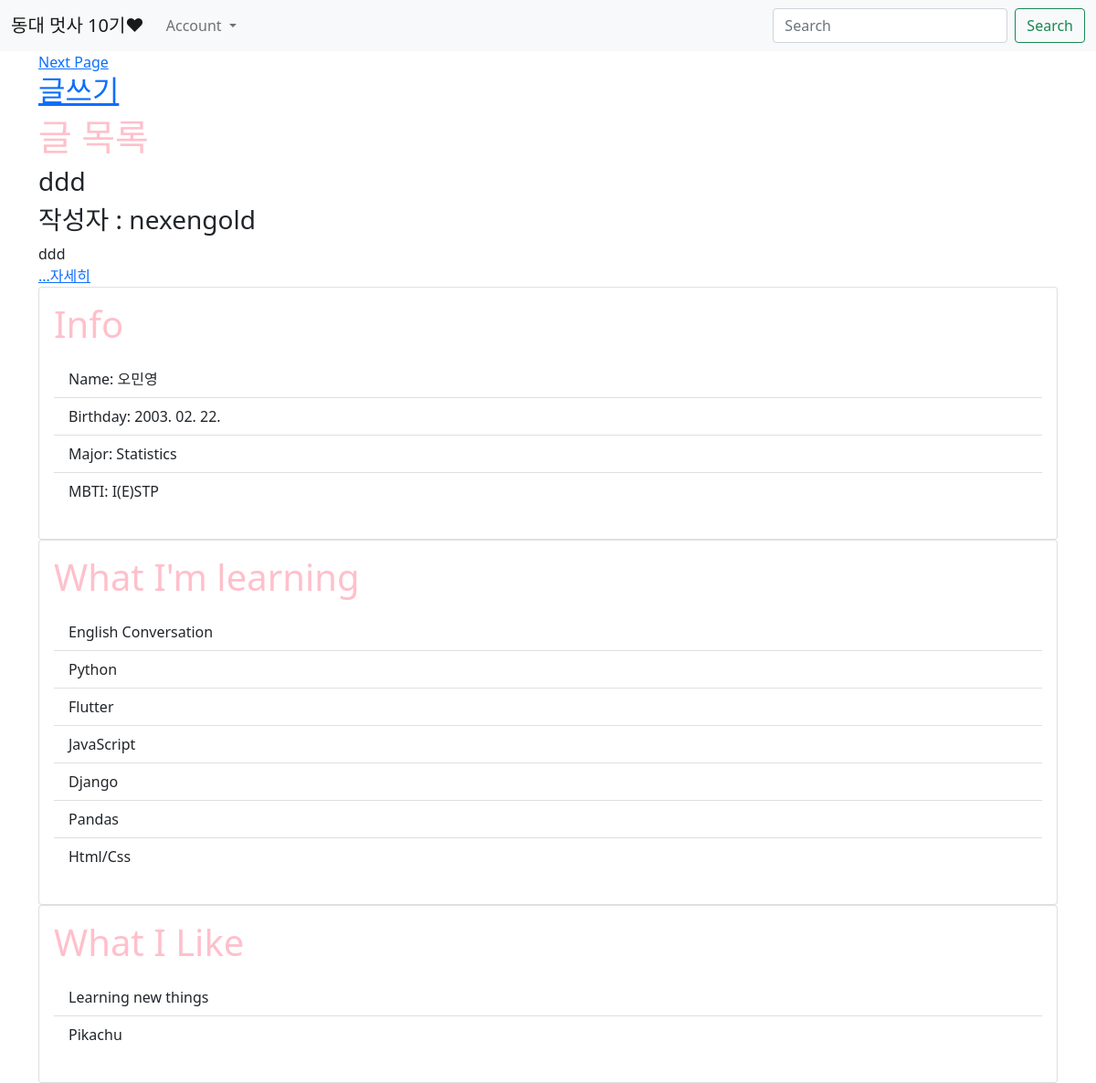
The page / (signed in) on the database its author committed.
### main/models.py (models this page shows, shortened)
class Post(models.Model):
    id = models.AutoField(primary_key=True)
    title = models.CharField(max_length=200)
    writer = models.ForeignKey(User, on_delete=models.CASCADE)
    pub_date = models.DateTimeField()
    body = models.TextField()
    image = models.ImageField(upload_to = "post/", blank=True, null=True)
    like_user_set = models.ManyToManyField(User, blank=True, related_name="like_user_set", through='Like')
    def summary(self):
        return self.body[:20]

### main/views.py (the view)
# urls.py: path('', showmain, name= 'showmain'),
def showmain(request):
    posts = Post.objects.all()
    return render(request, 'main/show.html', {'posts':posts})

### main/templates/main/show.html
{% extends 'base.html' %}
{% block content %}
<a href="{% url 'main:showpage' %}">Next Page</a>
{% if user.is_authenticated %}
<h2><a href="{%url 'main:new'%}">글쓰기</a></h2>
<h1>글 목록</h1>
{% for post in posts %}
<div>
    <h3>{{post.title}}</h3>
    {% if post.writer %}
        {% if 'user' in post.writer.username %}
            <h3>작성자 : {{ post.writer.last_name }} {{ post.writer.first_name }}</h3>
        {% else %}
            <h3>작성자 : {{ post.writer }}</h3>
        {% endif %}
    {% else %}
        <h3>작성자 : 알 수 없음</h3>
    {% endif %}
    {{post.summary}} <br>
    <a href="{%url 'main:detail' post.id %}">...자세히</a>
</div>
{% endfor %}
{% else %}
<a href="{% url 'account_login' %}" class="btn btn-warning">로그인</a>
<a href="{% url 'account_signup' %}" class="btn btn-warning">회원가입</a>
{% endif %}
<div class="card">
    <div class="card-body">
        <h1 class="card-title">Info</h1>
        <p class="card-text">
        <ul class="list-group list-group-flush">
            <li class="list-group-item">Name: 오민영</li>
            <li class="list-group-item">Birthday: 2003. 02. 22.</li>
            <li class="list-group-item">Major: Statistics</li>
            <li class="list-group-item">MBTI: I(E)STP</li>
        </ul>
        </p>
    </div>
</div>
<div class="card">
    <div class="card-body">
        <h1 class="card-title">What I'm learning</h1>
        <p class="card-text">
        <ul class="list-group list-group-flush">
            <li class="list-group-item">English Conversation</li>
            <li class="list-group-item">Python</li>
            <li class="list-group-item">Flutter</li>
            <li class="list-group-item">JavaScript</li>
            <li class="list-group-item">Django</li>
            <li class="list-group-item">Pandas</li>
            <li class="list-group-item">Html/Css</li>
        </ul>
        </p>
    </div>
</div>
<div class="card">
    <div class="card-body">
        <h1 class="card-title">What I Like </h1>
        <p class="card-text">
        <ul class="list-group list-group-flush">
            <li class="list-group-item">Learning new things</li>
            <li class="list-group-item">Pikachu</li>
        </ul>
        </p>
    </div>
</div>
{% endblock %}

### intro_assignment/static/css/project.css (style rules this page uses)
h1 { color: pink; }

### rows shown on the page
Post: title "ddd", writer "nexengold", summary "ddd"
